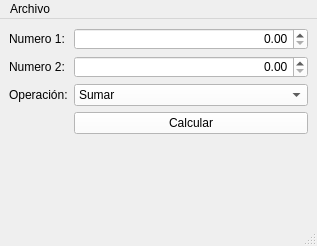
<?xml version="1.0" encoding="UTF-8"?>
<ui version="4.0">
 <class>Principal</class>
 <widget class="QMainWindow" name="Principal">
  <property name="geometry">
   <rect>
    <x>0</x>
    <y>0</y>
    <width>317</width>
    <height>246</height>
   </rect>
  </property>
  <property name="windowTitle">
   <string>Principal</string>
  </property>
  <property name="styleSheet">
   <string notr="true"/>
  </property>
  <widget class="QWidget" name="centralwidget">
   <layout class="QFormLayout" name="formLayout">
    <item row="0" column="0">
     <widget class="QLabel" name="label">
      <property name="text">
       <string>Numero 1:</string>
      </property>
     </widget>
    </item>
    <item row="0" column="1">
     <widget class="QDoubleSpinBox" name="inNum1">
      <property name="styleSheet">
       <string notr="true">background-color: rgb(255, 255, 255);</string>
      </property>
      <property name="alignment">
       <set>Qt::AlignRight|Qt::AlignTrailing|Qt::AlignVCenter</set>
      </property>
     </widget>
    </item>
    <item row="1" column="0">
     <widget class="QLabel" name="label_2">
      <property name="text">
       <string>Numero 2:</string>
      </property>
     </widget>
    </item>
    <item row="1" column="1">
     <widget class="QDoubleSpinBox" name="inNum2">
      <property name="styleSheet">
       <string notr="true">background-color: rgb(255, 255, 255);</string>
      </property>
      <property name="alignment">
       <set>Qt::AlignRight|Qt::AlignTrailing|Qt::AlignVCenter</set>
      </property>
     </widget>
    </item>
    <item row="2" column="0">
     <widget class="QLabel" name="label_3">
      <property name="text">
       <string>Operación:</string>
      </property>
     </widget>
    </item>
    <item row="2" column="1">
     <widget class="QComboBox" name="inOperacion">
      <property name="styleSheet">
       <string notr="true">background-color: rgb(255, 255, 255);</string>
      </property>
      <item>
       <property name="text">
        <string>Sumar</string>
       </property>
      </item>
      <item>
       <property name="text">
        <string>Restar</string>
       </property>
      </item>
      <item>
       <property name="text">
        <string>Multiplicar</string>
       </property>
      </item>
      <item>
       <property name="text">
        <string>Dividir</string>
       </property>
      </item>
     </widget>
    </item>
    <item row="3" column="0">
     <spacer name="horizontalSpacer">
      <property name="orientation">
       <enum>Qt::Horizontal</enum>
      </property>
      <property name="sizeHint" stdset="0">
       <size>
        <width>40</width>
        <height>22</height>
       </size>
      </property>
     </spacer>
    </item>
    <item row="3" column="1">
     <widget class="QPushButton" name="cmdCalcular">
      <property name="styleSheet">
       <string notr="true">background-color: rgb(255, 255, 255);</string>
      </property>
      <property name="text">
       <string>Calcular</string>
      </property>
     </widget>
    </item>
   </layout>
  </widget>
  <widget class="QMenuBar" name="menubar">
   <property name="geometry">
    <rect>
     <x>0</x>
     <y>0</y>
     <width>317</width>
     <height>22</height>
    </rect>
   </property>
   <widget class="QMenu" name="menuArchivo">
    <property name="title">
     <string>Archivo</string>
    </property>
    <addaction name="actionCalcular"/>
    <addaction name="separator"/>
    <addaction name="actionSalir"/>
   </widget>
   <addaction name="menuArchivo"/>
  </widget>
  <widget class="QStatusBar" name="statusbar"/>
  <action name="actionSalir">
   <property name="icon">
    <iconset theme="Ctrl+Q"/>
   </property>
   <property name="text">
    <string>Salir</string>
   </property>
   <property name="shortcut">
    <string>Ctrl+Q</string>
   </property>
  </action>
  <action name="actionCalcular">
   <property name="icon">
    <iconset theme="F1"/>
   </property>
   <property name="text">
    <string>Calcular</string>
   </property>
   <property name="shortcut">
    <string>F1</string>
   </property>
  </action>
 </widget>
 <resources/>
 <connections>
  <connection>
   <sender>actionSalir</sender>
   <signal>triggered()</signal>
   <receiver>Principal</receiver>
   <slot>close()</slot>
   <hints>
    <hint type="sourcelabel">
     <x>-1</x>
     <y>-1</y>
    </hint>
    <hint type="destinationlabel">
     <x>158</x>
     <y>122</y>
    </hint>
   </hints>
  </connection>
 </connections>
</ui>
